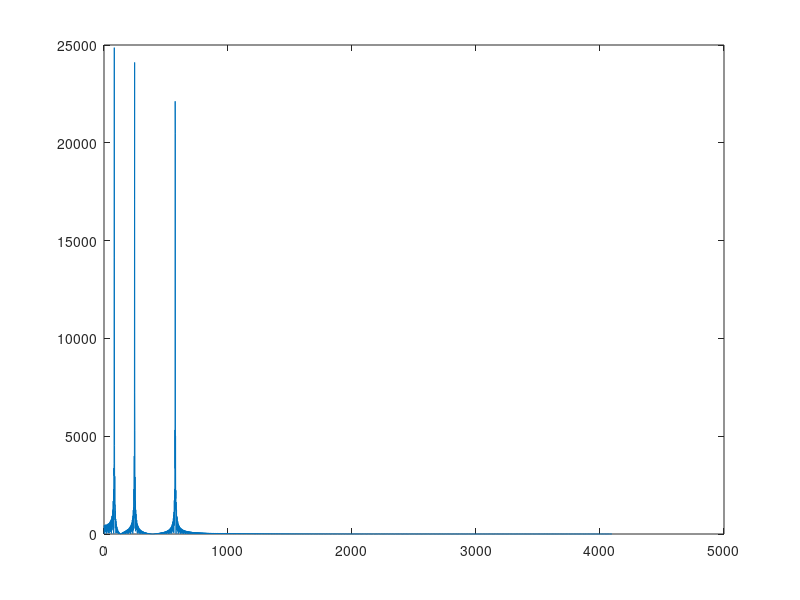

MATLAB code to generate this figure:
clc;
clear all;
close all;
          Fs=1000;
Ts=1/Fs;
dt=0:Ts:5-Ts;
f1=10;
f2=30;
f3=70;
y1=10*sin(2*pi*dt*f1);
y2=10*sin(2*pi*dt*f2);
y3=10*sin(2*pi*dt*f3);
y4=y1+y2+y3;
nfft=length(y4);
nfft2=2^nextpow2(nfft);
ff=fft(y4,nfft2);
fff=ff(1:nfft2/2);
plot(abs(fff));
